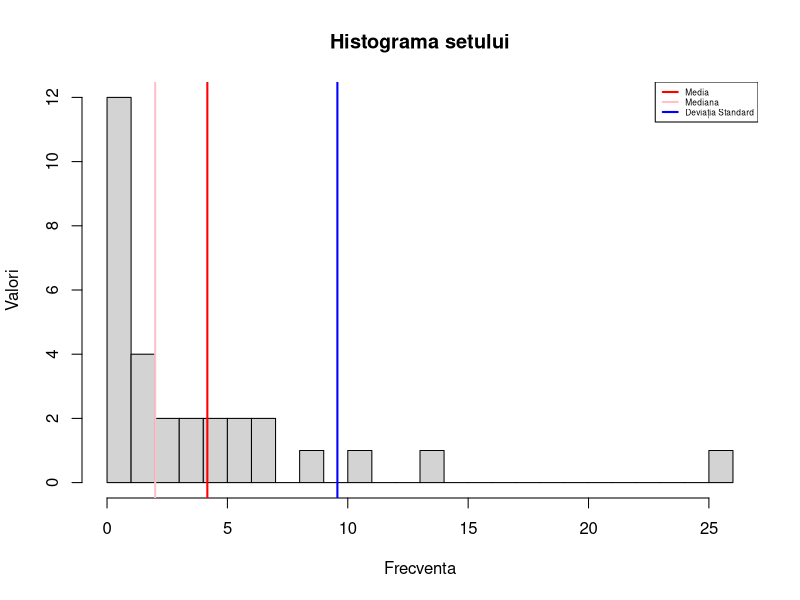
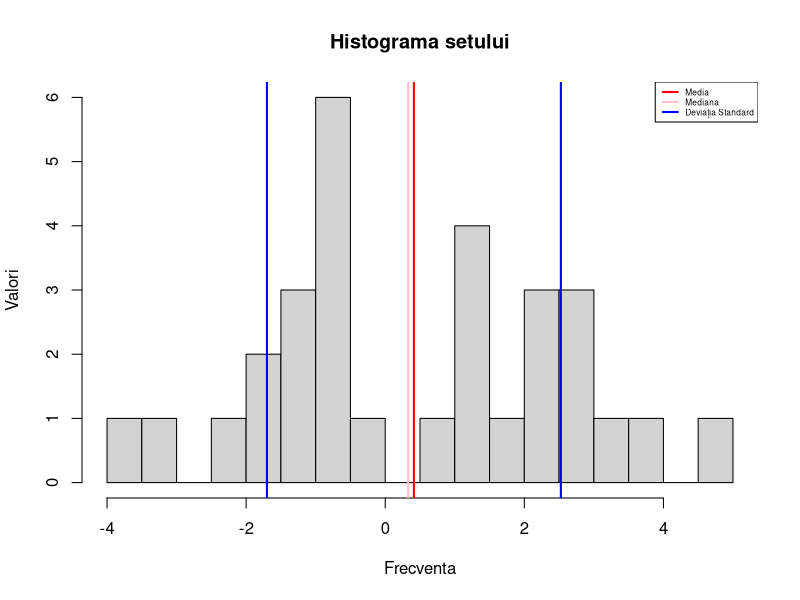
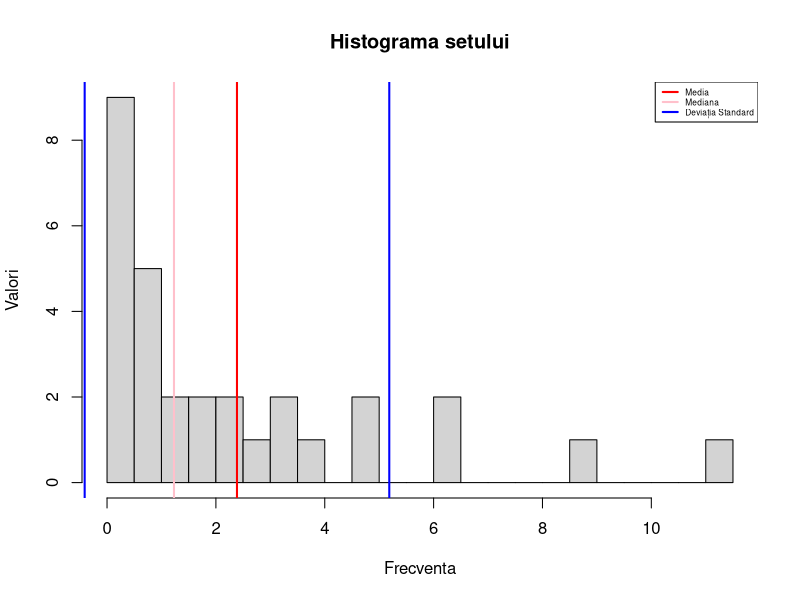
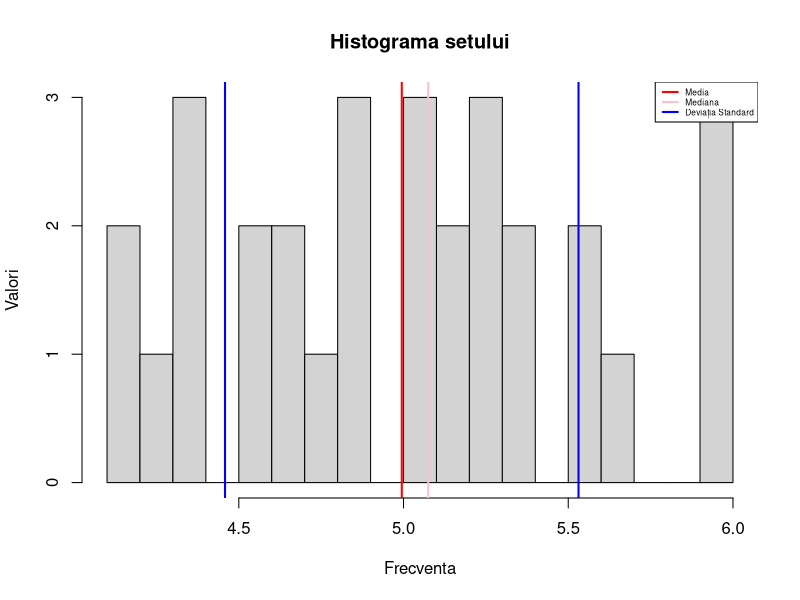
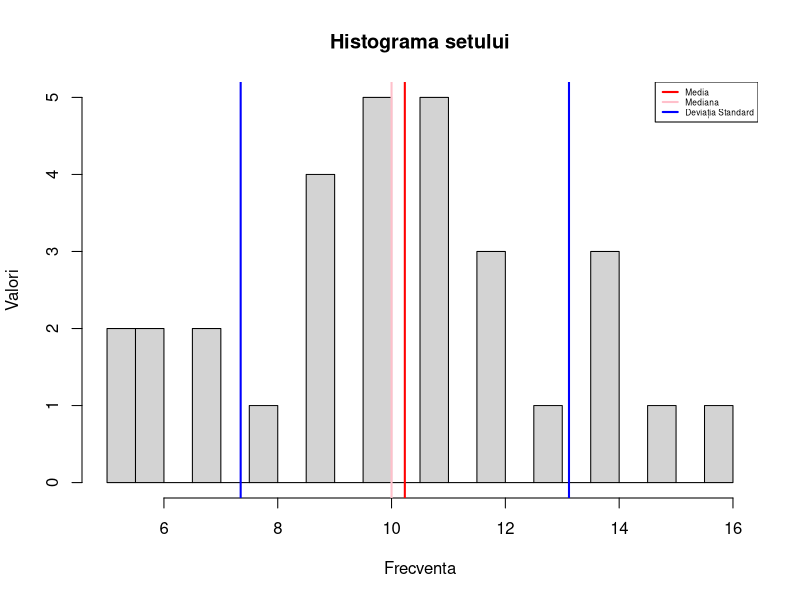

Reproduce these figures in R, in order.
a <- c(7, 4, 2, 11, 2, 1, 2, 1, 6, 6, 0, 1, 3, 9, 7, 0, 1, 14, 0, 5, 1, 5, 2, 4, 3, 1, 0, 0, 26, 1)
a_mediana <- median(a)
a_medie <- mean(a)
a_deviatie_standard <- sd(a)
b <- c(-1.91, -0.97, 4.59, 2.19, -0.86, -0.74, -0.60, -1.29, 0.93, 1.42, 2.14, -2.01, 2.60, 1.45, 2.60, -3.32, -3.62, 3.09, 2.91, 3.60, -0.83, -0.27, 1.82, -1.38, -1.76, 1.43, -0.59, -1.34, 2.07, 1.02)
b_mediana <- median(b)
b_medie <- mean(b)
b_deviatie_standard <- sd(b)
c <- c(0.90, 8.91, 0.06, 1.85, 1.61, 6.50, 0.26, 0.04, 0.62, 1.01, 3.42, 1.45, 3.44, 0.46, 0.55, 0.09, 2.22, 0.65, 0.61, 6.45, 0.27, 4.81, 2.27, 0.34, 4.51, 0.42, 3.71, 2.59, 0.42, 11.18)
c_mediana <- median(c)
c_medie <- mean(c)
c_deviatie_standard <- sd(c)
d <- c(4.83, 4.37, 5.57, 4.22, 5.96, 5.11, 5.52, 4.81, 5.19, 4.19, 4.73, 5.92, 5.63, 4.53, 4.67, 4.84, 5.25, 5.06, 5.98, 5.25, 4.60, 4.11, 4.32, 5.09, 5.25, 5.10, 4.36, 5.40, 5.33, 4.65)
d_mediana <- median(d)
d_medie <- mean(d)
d_deviatie_standard <- sd(d)
e <- c(11, 11, 10, 10, 10, 6, 5, 9, 11, 10, 14, 8, 11, 6, 13, 9, 14, 16, 14, 10, 7, 7, 11, 12, 9, 5, 12, 15, 9, 12)
e_mediana <- median(e)
e_medie <- mean(e)
e_deviatie_standard <- sd(e)

custom_hist <- function(va){
  va_mediana <- median(va)
  va_medie <- mean(va)
  va_deviatie_standard <- sd(va)
  
  hist(va, breaks=26, xlab="Frecventa", ylab="Valori", main="Histograma setului")
  abline(v = va_medie, col = "red", lwd = 2)
  abline(v = va_mediana, col = "pink", lwd = 2)
  abline(v = va_medie + va_deviatie_standard, col = "blue", lwd = 2)
  abline(v = va_medie - va_deviatie_standard, col = "blue", lwd = 2)
  legend("topright", legend = c("Media", "Mediana", "Deviația Standard"), col = c("red", "pink", "blue"), lwd = 2, cex=0.5)
}

custom_hist(a)
custom_hist(b)
custom_hist(c)
custom_hist(d)
custom_hist(e)